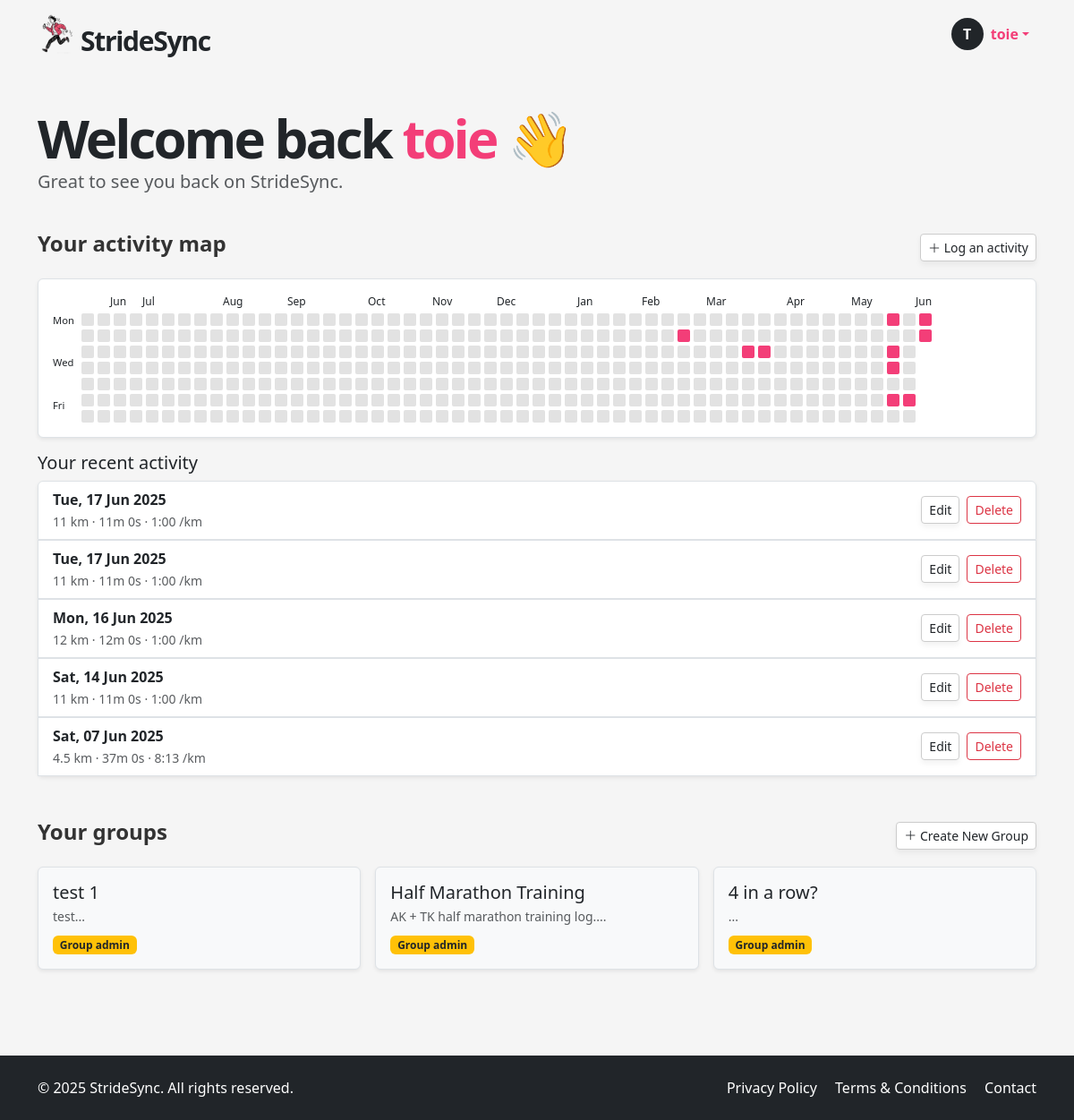
The app's page /dashboard (signed in) with its own data.
### app/models.py (models this page shows, shortened)
class User(UserMixin, db.Model):
    __tablename__ = "users"
    id = sa.Column(sa.Integer, primary_key=True)
    email = sa.Column(sa.String(120), unique=True, nullable=False, index=True)
    password_hash = sa.Column(sa.String(256))
    username = sa.Column(sa.String(64), unique=True, nullable=False, index=True)
    role = sa.Column(sa.Enum(UserRole), default=UserRole.USER, nullable=False)
    is_verified = sa.Column(sa.Boolean, default=False)
    verification_token = sa.Column(sa.String(128), nullable=False, default=lambda: secrets.token_urlsafe(32))
    runs = so.relationship("Run", back_populates="user", cascade="all, delete-orphan")
    groups = so.relationship("Group", secondary=user_groups, back_populates="members")
    admin_of_groups = so.relationship("Group", secondary=group_admins, back_populates="admins")

class Run(db.Model):
    __tablename__ = "runs"
    id = sa.Column(sa.Integer, primary_key=True)
    date = sa.Column(sa.DateTime(timezone=True), index=True)
    distance = sa.Column(sa.Integer)  # meters
    time = sa.Column(sa.Integer)      # seconds (duration)
    pace = sa.Column(sa.Integer)      # seconds per km
    user_id = sa.Column(sa.Integer, sa.ForeignKey("users.id"), index=True)
    user = so.relationship("User", back_populates="runs")
    groups = so.relationship("Group", secondary=run_groups, back_populates="runs")

class Group(db.Model):
    __tablename__ = "groups"
    id = sa.Column(sa.Integer, primary_key=True)
    name = sa.Column(sa.String(100), unique=True, nullable=False)
    description = sa.Column(sa.Text)
    members = so.relationship("User", secondary=user_groups, back_populates="groups")
    admins = so.relationship("User", secondary=group_admins, back_populates="admin_of_groups")
    runs = so.relationship("Run", secondary=run_groups, back_populates="groups")
    invites = so.relationship("GroupInvite", back_populates="group", cascade="all, delete-orphan")

### app/routes.py (the view)
@app.route('/dashboard')
@login_required
def dashboard():
    runs = db.session.scalars(
        sa.select(Run).where(Run.user_id == current_user.id)
    ).all()
    distance_by_date = {}
    for run in runs:
        run_date = run.date.date()
        distance_by_date[run_date] = distance_by_date.get(run_date, 0) + run.distance
    today = datetime.utcnow().date()
    start_date = today - timedelta(days=364)
    while start_date.weekday() != 0:
        start_date -= timedelta(days=1)
    heatmap_cells = []
    month_labels = []
    current_month = None
    for week in range(53):
        column = []
        week_start = start_date + timedelta(weeks=week)
        if week_start.month != current_month:
            month_labels.append(month_abbr[week_start.month])
            current_month = week_start.month
        else:
            month_labels.append("")
        for day in range(7):
            date = week_start + timedelta(days=day)
            if date > today:
                column.append(None)
            else:
                column.append({
                    "date": date,
                    "active": date in distance_by_date,
                    "distance": distance_by_date.get(date, 0)
                })
        heatmap_cells.append(column)
    recent_runs = db.session.scalars(
        sa.select(Run)
        .where(Run.user_id == current_user.id)
        .order_by(Run.date.desc())
        .limit(5)
    ).all()
    form = LogActivityForm()
    form.groups.choices = [(g.id, g.name) for g in current_user.groups]
    edit_form = EditRunForm()
    edit_form.groups.choices = [(g.id, g.name) for g in current_user.groups]
    delete_form = DeleteRunForm()
    create_group_form = CreateGroupForm()
    return render_template(
        "dashboard.html",
        user=current_user,
        runs=runs,
        recent_runs=recent_runs,
        heatmap_cells=heatmap_cells,
        month_labels=month_labels,
        form=form,
        edit_form=edit_form,
        delete_form=delete_form,
        create_group_form=create_group_form
    )

### app/models.py (called while the page is built)
@login.user_loader
def load_user(id):
    return db.session.get(User, int(id))

### app/templates/dashboard.html (shortened to what this page needs)
{% extends "base.html" %}
{% block content %}
<section class="py-5">
  <div class="container">
    <h1 class="display-4 fw-bold mb-4 hero-title">
      Welcome back <span>{{ user.username }}</span> 👋
    </h1>
    <p class="lead mt-3 text-muted" style="margin-top: -20px !important; margin-bottom: 40px;">
      Great to see you back on StrideSync.
    </p>
    <div class="mb-3">
      <div class="d-flex justify-content-between align-items-center mb-3">
        <h4>Your activity map</h4>
        <a href="#" class="btn btn-soft btn-sm" data-bs-toggle="modal" data-bs-target="#logActivityModal">
          <i class="bi bi-plus-lg"></i> Log an activity
        </a>
      </div>
      <div class="rounded border p-3 bg-white shadow-sm" style="overflow-x: auto;">
        <div class="d-flex flex-column">
          <div class="d-flex mb-1" style="margin-left: 30px; gap: 4px;">
            <div style="width: 30px;"></div>
            {% for month in month_labels %}
              <div style="width: 14px; text-align: center; font-size: 0.75rem;">{{ month }}</div>
            {% endfor %}
          </div>
          <div class="d-flex" style="gap: 4px;">
            <div class="d-flex flex-column justify-content-between me-1" style="height: 112px;">
              <div style="font-size: 0.7rem;">Mon</div>
              <div style="font-size: 0.7rem;">Wed</div>
              <div style="font-size: 0.7rem;">Fri</div>
            </div>
            {% for week in heatmap_cells %}
              <div class="d-flex flex-column" style="gap: 4px;">
                {% for cell in week %}
                  {% if cell %}
                    <div
                      title="{% if cell.active %}{{ '%.1f'|format(cell.distance) }} km on {{ cell.date.strftime('%d-%m-%y') }}{% else %}{{ cell.date.strftime('%d-%m-%y') }}{% endif %}"
                      style="
                        width: 14px;
                        height: 14px;
                        border-radius: 2px;
                        background-color: {{ '#f33e78' if cell.active else '#e2e2e2' }};
                        transition: background-color 0.2s;">
                    </div>
                  {% else %}
                    <div style="width: 14px; height: 14px; background-color: transparent;"></div>
                  {% endif %}
                {% endfor %}
              </div>
            {% endfor %}
          </div>
        </div>
      </div>
    </div>
    <div class="mb-5">
      <h5>Your recent activity</h5>
      {% if recent_runs %}
        <div class="list-group shadow-sm">
          {% for run in recent_runs %}
            <div class="list-group-item d-flex justify-content-between align-items-center">
              <div>
                <strong>{{ run.date.strftime('%a, %d %b %Y') }}</strong><br>
                <small class="text-muted">
                  {{ run.distance }} km · {{ run.time // 60 }}m {{ run.time % 60 }}s ·
                  {{ "%d:%02d" % (run.pace // 60, run.pace % 60) }} /km
                </small>
              </div>
              <div class="d-flex gap-2">
                <button class="btn btn-sm btn-soft-white" data-bs-toggle="modal" data-bs-target="#editRunModal{{ run.id }}">Edit</button>
                <button class="btn btn-sm btn-outline-danger" data-bs-toggle="modal" data-bs-target="#deleteRunModal{{ run.id }}">Delete</button>
              </div>
            </div>
                        {% set selected_group_ids = run.groups | map(attribute='id') | list %}
          {% endfor %}
        </div>
      {% else %}
        <p class="text-muted">No recent activity found.</p>
      {% endif %}
    </div>
    <div class="mb-5">
      <div class="d-flex justify-content-between align-items-center mb-3">
        <h4>Your groups</h4>
        <a href="#" class="btn btn-soft btn-sm" data-bs-toggle="modal" data-bs-target="#createGroupModal">
          <i class="bi bi-plus-lg"></i> Create New Group
        </a>
      </div>
      <div class="row g-3">
        {% for group in current_user.groups %}
        <div class="col-md-4">
          <div class="border rounded p-3 bg-light h-100 shadow-sm position-relative">
            <h5 class="mb-1">{{ group.name }}</h5>
            <p class="small text-muted mb-2">{{ group.description[:80] }}...</p>
            {% if group in current_user.admin_of_groups %}
              <span class="badge bg-warning text-dark">Group admin</span>
            {% endif %}
          </div>
        </div>
        {% else %}
          <p class="text-muted">You're not in any groups yet.</p>
        {% endfor %}
      </div>
    </div>
  </div>
</section>
{% endblock %}

### app/templates/base.html (shortened to what this page needs)
<!DOCTYPE html>
<html lang="en">
<head>
  <link href="https://cdn.jsdelivr.net/npm/bootstrap@5.3.6/dist/css/bootstrap.min.css" rel="stylesheet">
  <link href="https://cdn.jsdelivr.net/npm/bootstrap-icons@1.10.5/font/bootstrap-icons.css" rel="stylesheet">
  <link rel="stylesheet" href="{{ url_for('static', filename='style.css') }}">
</head>
<body>
  <header>
    <nav class="navbar navbar-expand-lg">
      <div class="container">
        <a href="/index" class="text-decoration-none logo-container d-flex align-items-center">
          <img src="{{ url_for('static', filename='img/icon.png') }}" width="40px" alt="StrideSync logo">
          <p class="logo mb-0 ms-2">StrideSync</p>
        </a>
        <div class="collapse navbar-collapse justify-content-end" id="navbarNav">
          <ul class="navbar-nav ms-auto">
            {% if current_user.is_anonymous %}
              <li class="nav-item">
                <a class="btn btn-dark px-4" href="{{ url_for('login') }}">LOGIN</a>
              </li>
            {% else %}
              <li class="nav-item dropdown">
                <a class="nav-link dropdown-toggle d-flex align-items-center" href="#" id="userDropdown" role="button" data-bs-toggle="dropdown" aria-expanded="false">
                  <div class="avatar-circle bg-dark text-white rounded-circle d-flex justify-content-center align-items-center me-2" style="width: 36px; height: 36px; font-weight: bold;">
                    {{ current_user.username[0]|upper }}
                  </div>
                  <span class="fw-semibold">{{ current_user.username }}</span>
                </a>
              </li>
            {% endif %}
          </ul>
        </div>
      </div>
    </nav>
  </header>
  <main>
    {% block content %}{% endblock %}
  </main>
  <footer class="bg-dark text-white py-4">
    <div class="container d-flex flex-column flex-md-row justify-content-between align-items-center">
      <div class="mb-2 mb-md-0">
        &copy; 2025 StrideSync. All rights reserved.
      </div>
      <div>
        <a href="/privacy" class="text-white text-decoration-none me-3">Privacy Policy</a>
        <a href="/terms" class="text-white text-decoration-none me-3">Terms & Conditions</a>
        <a href="/contact" class="text-white text-decoration-none">Contact</a>
      </div>
    </div>
  </footer>
</body>
</html>

### app/static/style.css (style rules this page uses)
html, body { height: 100%; margin: 0; display: flex; flex-direction: column; scroll-behavior: smooth; }
body { background-color: #f5f5f5; }
main { flex: 1; }
h4 { font-weight: 700; color: #333; }
a { color: #f33e78; }
.logo { font-size: 30px; font-weight: 700; letter-spacing: -1.3px; margin-top: 15px; }
.logo-container { color: unset; }
.hero-title { font-weight: 900 !important; font-size: 60px; letter-spacing: -3px; line-height: 60px; }
.hero-title span { color: #f33e78; }
.btn-soft, .btn-soft-white { background: white; border: 1px solid #ccc; box-shadow: 0 4px 6px rgba(0,0,0,0.05); }
.nav-link { color: #f33e78 !important; }
footer { background-color: #333; }

### records on screen
User: username "T", username "toie"
Run: date "Tue, 17 Jun 2025", distance "11", time "11", run.time%60 "0", pace "1:00"
Run: date "Tue, 17 Jun 2025", distance "11", time "11", run.time%60 "0", pace "1:00"
Run: date "Mon, 16 Jun 2025", distance "12", time "12", run.time%60 "0", pace "1:00"
Run: date "Sat, 14 Jun 2025", distance "11", time "11", run.time%60 "0", pace "1:00"
Run: date "Sat, 07 Jun 2025", distance "4.5", time "37", run.time%60 "0", pace "8:13"
Group: name "test 1", description "test"
Group: name "Half Marathon Training", description "AK + TK half marathon training log."
Group: name "4 in a row?"

### other values on screen
{{ month }} "Jun" "Jul" "Aug" "Sep" "Oct" "Nov" "Dec" "Jan" "Feb" "Mar" "Apr" "May" "Jun"
